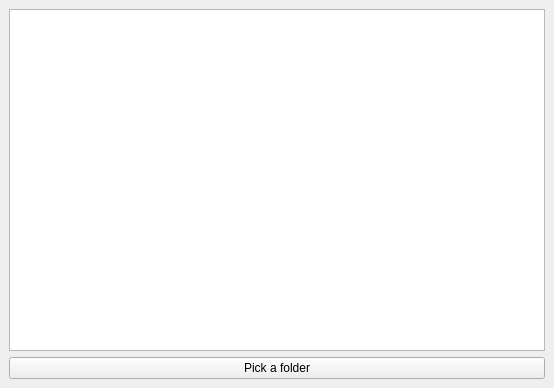
<?xml version="1.0" encoding="UTF-8"?>
<ui version="4.0">
 <class>MainWindow</class>
 <widget class="QMainWindow" name="MainWindow">
  <property name="geometry">
   <rect>
    <x>0</x>
    <y>0</y>
    <width>554</width>
    <height>388</height>
   </rect>
  </property>
  <property name="windowTitle">
   <string>MainWindow</string>
  </property>
  <widget class="QWidget" name="centralwidget">
   <layout class="QVBoxLayout" name="verticalLayout">
    <item>
     <widget class="QListWidget" name="listWidget"/>
    </item>
    <item>
     <widget class="QPushButton" name="btnBrowse">
      <property name="text">
       <string>Pick a folder</string>
      </property>
     </widget>
    </item>
   </layout>
  </widget>
 </widget>
 <resources/>
 <connections/>
</ui>
